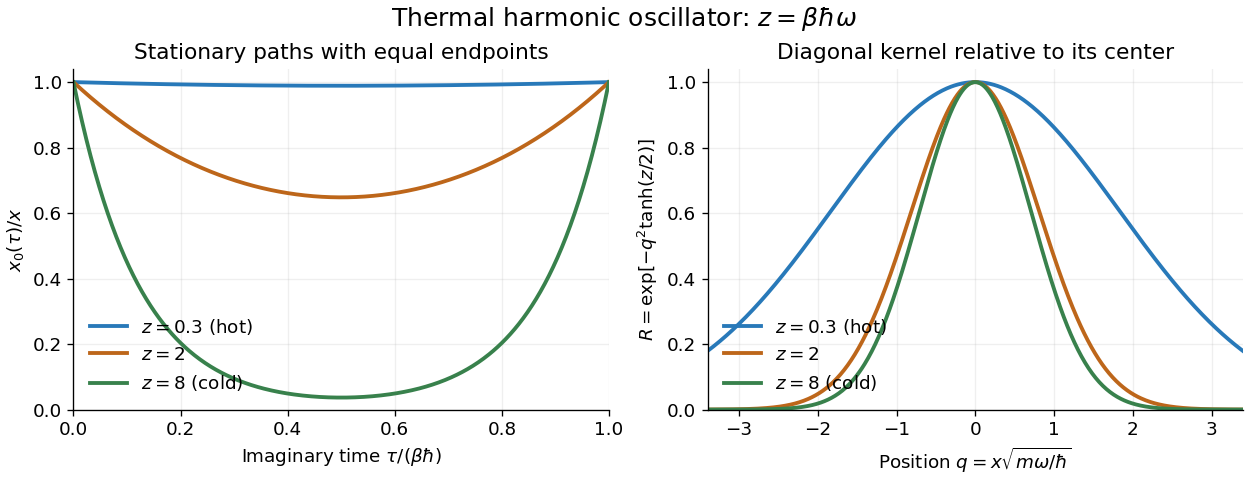

The Python source for this figure:
"""Original oscillator paths and thermal ratios; tested with Python 3.14.

Dependencies are declared in the repository's root pyproject.toml.
The sole generated artifact is a PNG in the current working directory.
"""

from pathlib import Path

import matplotlib

matplotlib.use("Agg")
import matplotlib.pyplot as plt
import numpy as np


def main():
    plt.rcParams.update({"font.size": 11, "axes.titlesize": 13})
    fig, axes = plt.subplots(1, 2, figsize=(10.4, 4.0), layout="constrained")
    fig.set_facecolor("white")
    t = np.linspace(0, 1, 501)
    q = np.linspace(-3.4, 3.4, 601)
    for z, color, label in [
        (0.3, "#2879b9", r"$z=0.3$ (hot)"),
        (2.0, "#bd661a", r"$z=2$"),
        (8.0, "#38814c", r"$z=8$ (cold)"),
    ]:
        path = np.cosh(z * (t - 0.5)) / np.cosh(z / 2)
        ratio = np.exp(-q**2 * np.tanh(z / 2))
        axes[0].plot(t, path, color=color, linewidth=2.3, label=label)
        axes[1].plot(q, ratio, color=color, linewidth=2.3, label=label)
    axes[0].set(
        title="Stationary paths with equal endpoints",
        xlabel=r"Imaginary time $\tau/(\beta\hbar)$",
        ylabel=r"$x_0(\tau)/x$",
        xlim=(0, 1),
        ylim=(0, 1.04),
    )
    axes[1].set(
        title="Diagonal kernel relative to its center",
        xlabel=r"Position $q=x\sqrt{m\omega/\hbar}$",
        ylabel=r"$R=\exp[-q^2\tanh(z/2)]$",
        xlim=(-3.4, 3.4),
        ylim=(0, 1.04),
    )
    for ax in axes:
        ax.set_facecolor("white")
        ax.grid(alpha=0.2)
        ax.spines[["top", "right"]].set_visible(False)
        ax.legend(frameon=False, loc="lower left")
    fig.suptitle(r"Thermal harmonic oscillator: $z=\beta\hbar\omega$", fontsize=15)
    fig.savefig(
        Path.cwd() / Path(__file__).with_suffix(".png").name,
        dpi=120,
        facecolor="white",
        transparent=False,
        metadata={"Software": "Matplotlib"},
    )
    plt.close(fig)


if __name__ == "__main__":
    main()
